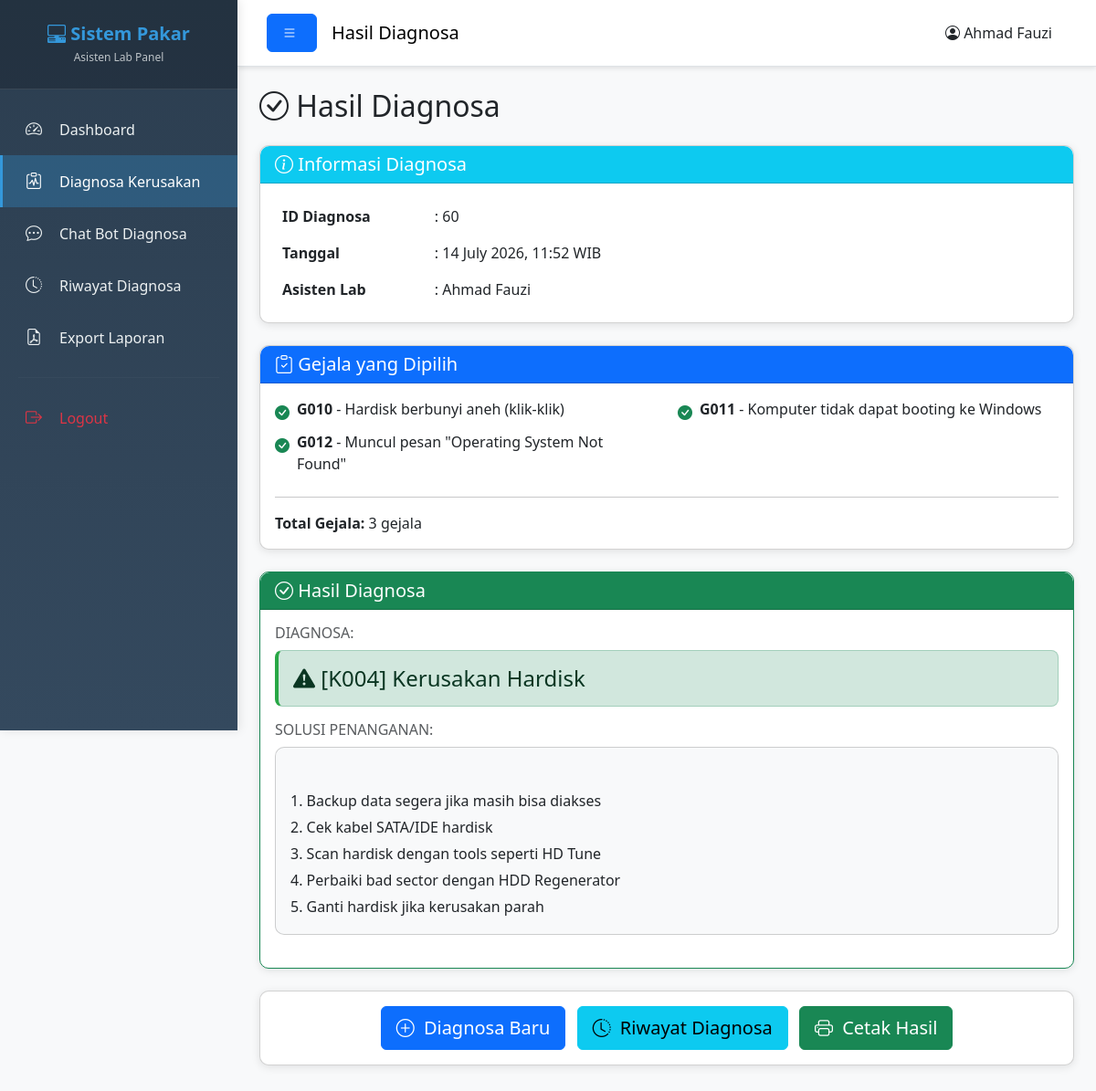
Screenshot of /Asisten/hasil_diagnosa.php?id=60 (signed in) with the database file from the repository.
### tables this page shows
CREATE TABLE `diagnosa` (
  `id_diagnosa` int(11) NOT NULL,
  `id_user` int(11) NOT NULL,
  `tanggal` datetime NOT NULL,
  `hasil_kerusakan` text NOT NULL
);

CREATE TABLE `gejala` (
  `id_gejala` int(11) NOT NULL,
  `kode_gejala` varchar(10) NOT NULL,
  `nama_gejala` text NOT NULL,
  `kata_kunci` text DEFAULT NULL
);

CREATE TABLE `kerusakan` (
  `id_kerusakan` int(11) NOT NULL,
  `kode_kerusakan` varchar(10) NOT NULL,
  `nama_kerusakan` text NOT NULL,
  `solusi` text NOT NULL
);

### Asisten/hasil_diagnosa.php (the view, shortened to what this page needs)
<?php
$id_diagnosa = isset($_GET['id']) ? mysqli_real_escape_string($koneksi, $_GET['id']) : '';
$id_user = $_SESSION['id_user'];
$query_diagnosa = "SELECT * FROM diagnosa WHERE id_diagnosa = '$id_diagnosa' AND id_user = '$id_user'";
$result_diagnosa = mysqli_query($koneksi, $query_diagnosa);
$diagnosa = mysqli_fetch_assoc($result_diagnosa);
$query_gejala = "SELECT g.* FROM diagnosa_detail dd
                 INNER JOIN gejala g ON dd.id_gejala = g.id_gejala
                 WHERE dd.id_diagnosa = '$id_diagnosa'";
$result_gejala = mysqli_query($koneksi, $query_gejala);
$solusi = '';
$kode_kerusakan = '';
if ($diagnosa['hasil_kerusakan'] != 'Kerusakan Tidak Teridentifikasi') {
    $nama_kerusakan = mysqli_real_escape_string($koneksi, $diagnosa['hasil_kerusakan']);
    $query_solusi = "SELECT * FROM kerusakan WHERE nama_kerusakan = '$nama_kerusakan'";
    $result_solusi = mysqli_query($koneksi, $query_solusi);
    if (mysqli_num_rows($result_solusi) > 0) {
        $kerusakan_data = mysqli_fetch_assoc($result_solusi);
        $solusi = $kerusakan_data['solusi'];
        $kode_kerusakan = $kerusakan_data['kode_kerusakan'];
    }
}
$not_found = isset($_GET['not_found']);
?>
<!DOCTYPE html>
<html lang="id">
<head>
    <link href="https://cdn.jsdelivr.net/npm/bootstrap@5.3.0/dist/css/bootstrap.min.css" rel="stylesheet">
    <link rel="stylesheet" href="https://cdn.jsdelivr.net/npm/bootstrap-icons@1.10.0/font/bootstrap-icons.css">
    <link rel="stylesheet" href="../Assets/css/style.css?v=20260713">
</head>
<body>
    <div class="wrapper">
        <?php include 'sidebar_asisten.php'; ?>
        <div class="main-content">
            <nav class="navbar navbar-expand-lg navbar-light bg-white border-bottom">
                <div class="container-fluid">
                    <button class="btn btn-primary" id="sidebarToggle">
                        <i class="bi bi-list"></i>
                    </button>
                    <span class="navbar-brand mb-0 h1 ms-3">Hasil Diagnosa</span>
                    <div class="ms-auto">
                        <span class="me-3">
                            <i class="bi bi-person-circle"></i> <?php echo $_SESSION['nama_lengkap']; ?>
                        </span>
                    </div>
                </div>
            </nav>
            <div class="container-fluid p-4">
                <h2 class="mb-4">
                    <i class="bi bi-check-circle"></i>
                    Hasil Diagnosa
                </h2>
                <div class="card shadow mb-4">
                    <div class="card-header bg-info text-white">
                        <h5 class="mb-0"><i class="bi bi-info-circle"></i> Informasi Diagnosa</h5>
                    </div>
                    <div class="card-body">
                        <div class="row">
                            <div class="col-md-6">
                                <table class="table table-borderless">
                                    <tr>
                                        <td width="40%"><strong>ID Diagnosa</strong></td>
                                        <td>: <?php echo $diagnosa['id_diagnosa']; ?></td>
                                    </tr>
                                    <tr>
                                        <td><strong>Tanggal</strong></td>
                                        <td>: <?php echo date('d F Y, H:i', strtotime($diagnosa['tanggal'])); ?> WIB</td>
                                    </tr>
                                    <tr>
                                        <td><strong>Asisten Lab</strong></td>
                                        <td>: <?php echo $_SESSION['nama_lengkap']; ?></td>
                                    </tr>
                                </table>
                            </div>
                        </div>
                    </div>
                </div>
                <div class="card shadow mb-4">
                    <div class="card-header bg-primary text-white">
                        <h5 class="mb-0"><i class="bi bi-clipboard-check"></i> Gejala yang Dipilih</h5>
                    </div>
                    <div class="card-body">
                        <div class="row">
                            <?php
                            $counter = 0;
                            while($gejala = mysqli_fetch_assoc($result_gejala)):
                                $counter++;
                            ?>
                            <div class="col-md-6 mb-2">
                                <div class="d-flex align-items-start">
                                    <i class="bi bi-check-circle-fill text-success me-2 mt-1"></i>
                                    <div>
                                        <strong><?php echo $gejala['kode_gejala']; ?></strong> -
                                        <?php echo $gejala['nama_gejala']; ?>
                                    </div>
                                </div>
                            </div>
                            <?php endwhile; ?>
                        </div>
                        <hr>
                        <p class="mb-0">
                            <strong>Total Gejala:</strong> <?php echo $counter; ?> gejala
                        </p>
                    </div>
                </div>
                <?php if($not_found): ?>
                <div class="card shadow mb-4 border-warning">
                    <div class="card-header bg-warning text-dark">
                        <h5 class="mb-0">
                            <i class="bi bi-exclamation-triangle"></i>
                            Hasil Diagnosa
                        </h5>
                    </div>
                    <div class="card-body">
                        <div class="alert alert-warning alert-permanent">
                            <h5><i class="bi bi-exclamation-triangle"></i> Kerusakan Tidak Teridentifikasi</h5>
                            <p class="mb-0">
                                Maaf, sistem tidak dapat mengidentifikasi kerusakan berdasarkan kombinasi gejala yang Anda pilih.
                                Kemungkinan:
                            </p>
                            <ul class="mt-2 mb-0">
                                <li>Kombinasi gejala tidak sesuai dengan rule yang ada di sistem</li>
                                <li>Kerusakan yang dialami belum terdaftar dalam database</li>
                                <li>Perlu konsultasi lebih lanjut dengan teknisi ahli</li>
                            </ul>
                        </div>
                        <h6 class="mt-3">Saran Tindakan:</h6>
                        <ol>
                            <li>Coba pilih gejala yang lebih spesifik</li>
                            <li>Konsultasikan dengan admin/ketua lab untuk menambahkan rule baru</li>
                            <li>Hubungi teknisi komputer profesional</li>
                        </ol>
                    </div>
                </div>
                <?php else: ?>
                <div class="card shadow mb-4 border-success">
                    <div class="card-header bg-success text-white">
                        <h5 class="mb-0">
                            <i class="bi bi-check-circle"></i>
                            Hasil Diagnosa
                        </h5>
                    </div>
                    <div class="card-body">
                        <div class="row">
                            <div class="col-md-12 mb-3">
                                <h6 class="text-muted mb-2">DIAGNOSA:</h6>
                                <div class="alert alert-success alert-permanent mb-0">
                                    <h4 class="mb-0">
                                        <i class="bi bi-exclamation-triangle-fill"></i>
                                        <?php if(!empty($kode_kerusakan)) echo "[$kode_kerusakan] "; ?>
                                        <?php echo $diagnosa['hasil_kerusakan']; ?>
                                    </h4>
                                </div>
                            </div>
                            <div class="col-md-12">
                                <h6 class="text-muted mb-2">SOLUSI PENANGANAN:</h6>
                                <div class="card bg-light">
                                    <div class="card-body">
                                        <?php if(!empty($solusi)): ?>
                                        <div style="white-space: pre-line; line-height: 1.8;">
                                            <?php echo $solusi; ?>
                                        </div>
                                        <?php else: ?>
                                        <em class="text-muted">Solusi tidak tersedia</em>
                                        <?php endif; ?>
                                    </div>
                                </div>
                            </div>
                        </div>
                    </div>
                </div>
                <?php endif; ?>
                <div class="card shadow">
                    <div class="card-body text-center">
                        <a href="diagnosa.php" class="btn btn-primary btn-lg me-2">
                            <i class="bi bi-plus-circle"></i> Diagnosa Baru
                        </a>
                        <a href="riwayat_diagnosa.php" class="btn btn-info btn-lg me-2">
                            <i class="bi bi-clock-history"></i> Riwayat Diagnosa
                        </a>
                        <button onclick="window.print()" class="btn btn-success btn-lg">
                            <i class="bi bi-printer"></i> Cetak Hasil
                        </button>
                    </div>
                </div>
            </div>
        </div>
    </div>
</body>
</html>

### Assets/css/style.css (style rules this page uses)
* { margin: 0; padding: 0; box-sizing: border-box; }
body { font-family: "Segoe UI", Tahoma, Geneva, Verdana, sans-serif; background-color: #f8f9fa; }
.wrapper { display: flex; width: 100%; min-height: 100vh; }
.main-content { flex: 1; margin-left: 260px; transition: margin-left 0.3s ease, opacity 0.3s ease, transform 0.3s ease; background-color: #f8f9fa; }
.navbar { box-shadow: 0 2px 5px rgba(0, 0, 0, 0.1); padding: 15px 20px; }
.card { border-radius: 10px; margin-bottom: 20px; transition: transform 0.3s ease, box-shadow 0.3s ease; }
.card-header { border-radius: 10px 10px 0 0 !important; font-weight: 600; }
.table { margin-bottom: 0; }
.btn { border-radius: 6px; padding: 8px 16px; font-weight: 500; transition: all 0.3s ease; }
.btn i { margin-right: 5px; }
.alert { border-radius: 8px; border-left: 4px solid; }
.alert-success { border-left-color: #28a745; }
.shadow { box-shadow: 0 2px 10px rgba(0, 0, 0, 0.1) !important; }

### rows the page displays
diagnosa: id_diagnosa "60", tanggal "14 July 2026, 11:52", hasil_kerusakan "Kerusakan Hardisk"
gejala: kode_gejala "G010", nama_gejala "Hardisk berbunyi aneh (klik-klik)"
gejala: kode_gejala "G011", nama_gejala "Komputer tidak dapat booting ke Windows"
gejala: kode_gejala "G012", nama_gejala "Muncul pesan \"Operating System Not Found\""
kerusakan: kode_kerusakan "K004", solusi "1. Backup data segera jika masih bisa diakses 2. Cek kabel SATA/IDE hardisk 3. Scan hardisk dengan tools seperti HD Tune 4. Perbaiki bad sector dengan HDD Regenerator 5. Ganti hardisk jika kerusakan parah"

### other values shown
$_SESSION['nama_lengkap'] "Ahmad Fauzi"
$counter "3"
